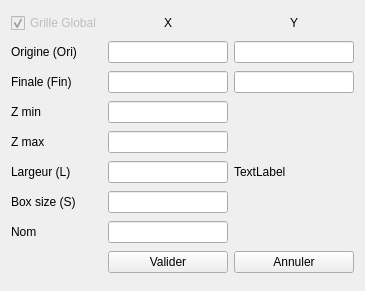
<?xml version="1.0" encoding="UTF-8"?>
<ui version="4.0">
 <class>property_grid</class>
 <widget class="QWidget" name="property_grid">
  <property name="geometry">
   <rect>
    <x>0</x>
    <y>0</y>
    <width>365</width>
    <height>291</height>
   </rect>
  </property>
  <property name="windowTitle">
   <string>Grille</string>
  </property>
  <layout class="QGridLayout" name="gridLayout" columnstretch="0,0,0">
   <property name="sizeConstraint">
    <enum>QLayout::SetDefaultConstraint</enum>
   </property>
   <item row="5" column="1">
    <widget class="QLineEdit" name="lineEdit_high"/>
   </item>
   <item row="7" column="0">
    <widget class="QLabel" name="label_name">
     <property name="text">
      <string>Nom</string>
     </property>
    </widget>
   </item>
   <item row="5" column="0">
    <widget class="QLabel" name="label_high">
     <property name="text">
      <string>Largeur (L)</string>
     </property>
    </widget>
   </item>
   <item row="0" column="2">
    <widget class="QLabel" name="label_coordY">
     <property name="text">
      <string>Y</string>
     </property>
     <property name="alignment">
      <set>Qt::AlignCenter</set>
     </property>
    </widget>
   </item>
   <item row="2" column="2">
    <widget class="QLineEdit" name="lineEdit_finalY"/>
   </item>
   <item row="3" column="1">
    <widget class="QLineEdit" name="lineEdit_minZ"/>
   </item>
   <item row="0" column="1">
    <widget class="QLabel" name="label_coordX">
     <property name="text">
      <string>X</string>
     </property>
     <property name="alignment">
      <set>Qt::AlignCenter</set>
     </property>
    </widget>
   </item>
   <item row="8" column="2">
    <widget class="QPushButton" name="cancelButton">
     <property name="text">
      <string>Annuler</string>
     </property>
    </widget>
   </item>
   <item row="4" column="0">
    <widget class="QLabel" name="label_maxZ">
     <property name="text">
      <string>Z max</string>
     </property>
     <property name="alignment">
      <set>Qt::AlignLeading|Qt::AlignLeft|Qt::AlignVCenter</set>
     </property>
    </widget>
   </item>
   <item row="1" column="2">
    <widget class="QLineEdit" name="lineEdit_originY"/>
   </item>
   <item row="1" column="0">
    <widget class="QLabel" name="label_origin">
     <property name="text">
      <string>Origine (Ori)</string>
     </property>
    </widget>
   </item>
   <item row="8" column="1">
    <widget class="QPushButton" name="okButton">
     <property name="text">
      <string>Valider</string>
     </property>
    </widget>
   </item>
   <item row="2" column="0">
    <widget class="QLabel" name="label_final">
     <property name="text">
      <string>Finale (Fin)</string>
     </property>
    </widget>
   </item>
   <item row="1" column="1">
    <widget class="QLineEdit" name="lineEdit_originX"/>
   </item>
   <item row="3" column="2" rowspan="5">
    <widget class="QLabel" name="label_image">
     <property name="text">
      <string>TextLabel</string>
     </property>
    </widget>
   </item>
   <item row="6" column="0">
    <widget class="QLabel" name="label_size">
     <property name="text">
      <string>Box size (S)</string>
     </property>
    </widget>
   </item>
   <item row="6" column="1">
    <widget class="QLineEdit" name="lineEdit_sizeXYZ"/>
   </item>
   <item row="4" column="1">
    <widget class="QLineEdit" name="lineEdit_maxZ"/>
   </item>
   <item row="2" column="1">
    <widget class="QLineEdit" name="lineEdit_finalX"/>
   </item>
   <item row="0" column="0">
    <widget class="QCheckBox" name="checkBox_global">
     <property name="enabled">
      <bool>false</bool>
     </property>
     <property name="text">
      <string>Grille Global</string>
     </property>
     <property name="checked">
      <bool>true</bool>
     </property>
    </widget>
   </item>
   <item row="7" column="1">
    <widget class="QLineEdit" name="lineEdit_name">
     <property name="text">
      <string/>
     </property>
    </widget>
   </item>
   <item row="3" column="0">
    <widget class="QLabel" name="label_minZ">
     <property name="text">
      <string>Z min</string>
     </property>
     <property name="alignment">
      <set>Qt::AlignLeading|Qt::AlignLeft|Qt::AlignVCenter</set>
     </property>
    </widget>
   </item>
  </layout>
 </widget>
 <tabstops>
  <tabstop>lineEdit_originX</tabstop>
  <tabstop>lineEdit_originY</tabstop>
  <tabstop>lineEdit_finalX</tabstop>
  <tabstop>lineEdit_finalY</tabstop>
  <tabstop>lineEdit_minZ</tabstop>
  <tabstop>lineEdit_maxZ</tabstop>
  <tabstop>lineEdit_high</tabstop>
  <tabstop>lineEdit_sizeXYZ</tabstop>
  <tabstop>lineEdit_name</tabstop>
  <tabstop>cancelButton</tabstop>
  <tabstop>okButton</tabstop>
  <tabstop>checkBox_global</tabstop>
 </tabstops>
 <resources/>
 <connections/>
</ui>
